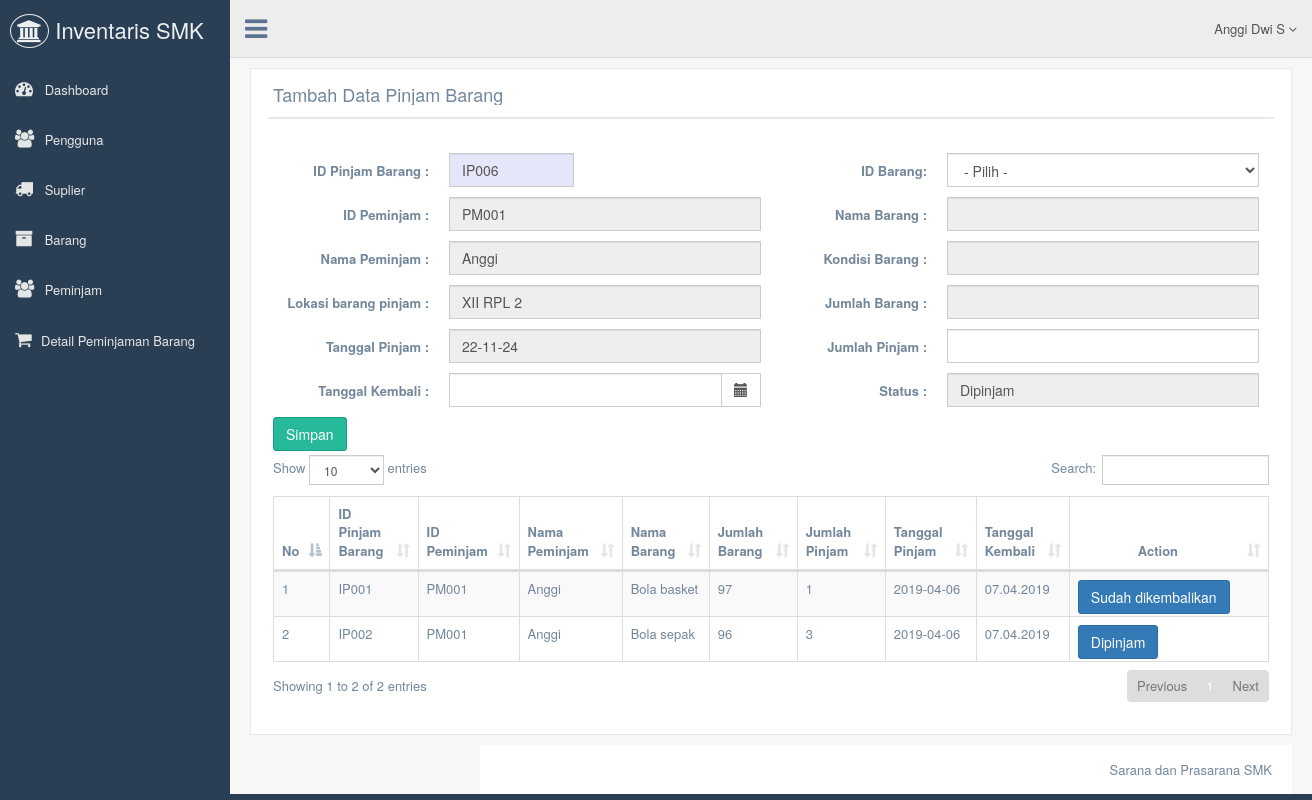
The page /view/pinjam barang/tambah.php?id_peminjam=PM001 (signed in) on the database its author committed.
### tables this page shows
CREATE TABLE IF NOT EXISTS `peminjam` (
  `id_peminjam` char(15) NOT NULL,
  `nama_peminjam` varchar(100) NOT NULL,
  `no_tlp` char(15) NOT NULL,
  `lokasi` char(50) NOT NULL,
  PRIMARY KEY (`id_peminjam`)
);

CREATE TABLE IF NOT EXISTS `detail_pinjam_barang` (
  `id_detail` char(25) NOT NULL,
  `id_pinjam` char(25) NOT NULL,
  `id_peminjam` char(15) NOT NULL,
  `id_barang` char(25) NOT NULL,
  `jumlah` int(11) NOT NULL,
  PRIMARY KEY (`id_detail`)
);

CREATE TABLE IF NOT EXISTS `barang` (
  `id_barang` char(15) NOT NULL,
  `nama_barang` char(50) NOT NULL,
  `spesifikasi` char(50) NOT NULL,
  `lokasi` char(50) NOT NULL,
  `kondisi` char(50) NOT NULL,
  `jumlah_barang` int(11) NOT NULL,
  `sumber_dana` char(50) NOT NULL,
  PRIMARY KEY (`id_barang`)
);

CREATE TABLE IF NOT EXISTS `pinjam_barang` (
  `id_pinjam` char(25) NOT NULL,
  `id_peminjam` char(25) NOT NULL,
  `tgl_pinjam` date NOT NULL,
  `tgl_kembali` char(25) NOT NULL,
  `status` char(25) NOT NULL,
  PRIMARY KEY (`id_pinjam`)
);

### view/pinjam barang/tambah.php (the view, shortened to what this page needs)
<?php
  include'../koneksi/config.php';
?>
<!DOCTYPE html>
<html lang="en">
  <head>
    <link href="../../vendors/bootstrap/dist/css/bootstrap.min.css" rel="stylesheet">
    <link href="../../vendors/font-awesome/css/font-awesome.min.css" rel="stylesheet">
    <link href="../../vendors/nprogress/nprogress.css" rel="stylesheet">
    <link href="../../vendors/malihu-custom-scrollbar-plugin/jquery.mCustomScrollbar.min.css" rel="stylesheet"/>
    <link href="../../vendors/bootstrap-daterangepicker/daterangepicker.css" rel="stylesheet">
    <link href="../../vendors/bootstrap-datetimepicker/build/css/bootstrap-datetimepicker.css" rel="stylesheet">
    <link href="../../vendors/datatables.net-bs/css/dataTables.bootstrap.min.css" rel="stylesheet">
    <link href="../../vendors/datatables.net-buttons-bs/css/buttons.bootstrap.min.css" rel="stylesheet">
    <link href="../../vendors/datatables.net-fixedheader-bs/css/fixedHeader.bootstrap.min.css" rel="stylesheet">
    <link href="../../vendors/datatables.net-responsive-bs/css/responsive.bootstrap.min.css" rel="stylesheet">
    <link href="../../vendors/datatables.net-scroller-bs/css/scroller.bootstrap.min.css" rel="stylesheet">
    <link href="../../build/css/custom.min.css" rel="stylesheet">
  </head>
  <body class="nav-md">
          <?php
            include'../menu/menu.php';
          ?>
        <div class="right_col" role="main">
          <div class="">
            <div class="row">
              <div class="col-md-12 col-xs-12">
                <div class="x_panel">
                  <div class="x_title">
                    <h2>Tambah Data Pinjam Barang</h2>
                    <div class="clearfix"></div>
                  </div>
                  <div class="x_content">
                    <br />
                 <?php
                  $sql = mysqli_query($db, "SELECT MAX(id_pinjam)as newid FROM pinjam_barang");
                  $data = mysqli_fetch_array($sql);
                  $kode = $data['newid'];
                  $no = (int) substr($kode, 2);
                  $no++;
                  $char = 'IP';
                  $newid = $char.sprintf("%003s",$no);
                  $id_peminjam   = $_GET['id_peminjam'];
                $query2 = "SELECT * FROM peminjam
                       WHERE id_peminjam='$id_peminjam'";
                $sql  = mysqli_query($db, $query2);
                $data   = mysqli_fetch_array($sql);
                ?>
                    <form action="p_simpan.php" method="POST" class="form-horizontal form-label-left input_mask">
                      <div class="form-group">
                        <label class="control-label col-md-2 col-sm-3 col-xs-12">ID Pinjam Barang :</label>
                        <div class="col-md-4 col-sm-9 col-xs-12">
                          <input name="id_pinjam" type="text" value="<?php echo $newid ?>" required readonly class="form-control" style="background-color: #e6e6fa; width: 40%;">
                        </div>
                      <label class="control-label col-md-2 col-sm-3 col-xs-12">ID Barang:</label>
                        <div class="col-md-4 col-sm-9 col-xs-12">
                          <select onchange="cek_database()" name="id_barang" id="id_barang" class="form-control">
                            <option value='' selected>- Pilih -</option>
                          </select>
                        </div>
                        </div>
                        <div class="form-group">
                        <label class="control-label col-md-2 col-sm-3 col-xs-12">ID Peminjam :</label>
                        <div class="col-md-4 col-sm-9 col-xs-12">
                          <input type="text" name="id_peminjam" value="<?php echo$data['id_peminjam']?>" readonly required class="form-control">
                        </div>
                        <label class="control-label col-md-2 col-sm-3 col-xs-12">Nama Barang :</label>
                        <div class="col-md-4 col-sm-9 col-xs-12">
                          <input type="text" name="nama_barang" id="nama_barang" readonly required class="form-control">
                      </div>
                      </div>
                      <div class="form-group">
                       <label class="control-label col-md-2 col-sm-3 col-xs-12">Nama Peminjam :</label>
                        <div class="col-md-4 col-sm-9 col-xs-12">
                          <input type="text" value="<?php echo $data['nama_peminjam']?>" readonly required class="form-control">
                        </div>
                        <label class="control-label col-md-2 col-sm-3 col-xs-12">Kondisi Barang :</label>
                        <div class="col-md-4 col-sm-9 col-xs-12">
                          <input type="text" id="kondisi" readonly required class="form-control">
                        </div>
                      </div>
                      <div class="form-group">
                       <label class="control-label col-md-2 col-sm-3 col-xs-12">Lokasi barang pinjam :</label>
                        <div class="col-md-4 col-sm-9 col-xs-12">
                          <input type="text" value="<?php echo $data['lokasi']?>" readonly required class="form-control">
                        </div>
                        <label class="control-label col-md-2 col-sm-3 col-xs-12">Jumlah Barang :</label>
                        <div class="col-md-4 col-sm-9 col-xs-12">
                          <input type="text" id="jumlah_barang" readonly required class="form-control">
                        </div>
                      </div>
                      <div class="form-group">
                        <label class="control-label col-md-2 col-sm-3 col-xs-12">Tanggal Pinjam :</label>
                        <div class="col-md-4 col-sm-9 col-xs-12">
                          <input type="text" class="form-control" name="tgl_pinjam" value="<?= date('y-m-d')?>" required readonly>
                        </div>
                      <label class="control-label col-md-2 col-sm-3 col-xs-12">Jumlah Pinjam :</label>
                        <div class="col-md-4 col-sm-9 col-xs-12">
                          <input type="number" min="1" name="jumlah" required class="form-control">
                        </div>
                    </div>
                      <div class="form-group">
                        <label class="control-label col-md-2 col-sm-3 col-xs-12">Tanggal Kembali :</label>
                        <div class="col-md-4 col-sm-9 col-xs-12">
                           <div class='input-group date' id='myDatepicker3'>
                            <input type='text' name="tgl_kembali" class="form-control" readonly="readonly" style="background-color: white;" />
                            <span class="input-group-addon">
                               <span class="glyphicon glyphicon-calendar"></span>
                            </span>
                        </div>
                        </div>
                        <label class="control-label col-md-2 col-sm-3 col-xs-12">Status :</label>
                        <div class="col-md-4 col-sm-9 col-xs-12">
                          <input type="text" name="status" class="form-control" readonly value="<?php echo 'Dipinjam'?>" required>
                      </div>
                        <div class="form-group">
                          <button type="submit" class="btn btn-success" name="simpan" style="margin-right: 955px;">Simpan</button>
                      </div>
              </form>
                                  <table id="datatable" class="table table-striped table-bordered">
                      <thead>
                        <tr>
                          <th>No</th>
                          <th>ID Pinjam Barang</th>
                          <th>ID Peminjam</th>
                          <th>Nama Peminjam</th>
                          <th>Nama Barang</th>
                          <th>Jumlah Barang</th>
                          <th>Jumlah Pinjam</th>
                          <th>Tanggal Pinjam</th>
                          <th>Tanggal Kembali</th>
                          <th width="160"><center>Action</center></th>
                        </tr>
                      </thead>
                      <tbody>
<?php
$sql  = "SELECT * FROM pinjam_barang
    INNER JOIN peminjam on pinjam_barang.id_peminjam = peminjam.id_peminjam
    INNER JOIN detail_pinjam_barang on pinjam_barang.id_pinjam = detail_pinjam_barang.id_pinjam
    INNER JOIN barang on detail_pinjam_barang.id_barang = barang.id_barang WHERE peminjam.id_peminjam = '$id_peminjam'";
$query = mysqli_query($db, $sql);
$no = 1;
  while ($data=mysqli_fetch_array($query)){
?>
                 <tr>
                          <td><?php echo $no ?></td>
                          <td><?php echo $data['id_pinjam']?></td>
                          <td><?php echo $data['id_peminjam']?></td>
                          <td><?php echo $data['nama_peminjam']?></td>
                          <td><?php echo $data['nama_barang']?></td>
                          <td><?php echo $data['jumlah_barang']?></td>
                          <td><?php echo $data['jumlah']?></td>
                          <td><?php echo $data['tgl_pinjam']?></td>
                          <td><?php echo $data['tgl_kembali']?></td>
                          <td><a href="pengembalian.php?id_pinjam=<?php echo $data['id_pinjam'] ?>" class="btn btn-primary"><?php echo $data['status']?></td>
                        </tr>
                        <?php
                              $no++;
                          }
                        ?>
                      </tbody>
                    </table>
                  </div>
                </div>
              </div>
            </div>
          </div>
        </div>
        <footer>
         <div class="pull-right">
            Sarana dan Prasarana SMK
          </div>
          <div class="clearfix"></div>
        </footer>
  </body>
</html>

### rows shown on the page
peminjam: id_peminjam "PM001", nama_peminjam "Anggi", lokasi "XII RPL 2"
detail_pinjam_barang: id_pinjam "IP001", id_peminjam "PM001", id_peminjam.nama_peminjam "Anggi", id_barang.nama_barang "Bola basket", id_barang.jumlah_barang "97", jumlah "1", id_pinjam.tgl_pinjam "2019-04-06", id_pinjam.tgl_kembali "07.04.2019", id_pinjam.status "Sudah dikembalikan"
detail_pinjam_barang: id_pinjam "IP002", id_peminjam "PM001", id_peminjam.nama_peminjam "Anggi", id_barang.nama_barang "Bola sepak", id_barang.jumlah_barang "96", jumlah "3", id_pinjam.tgl_pinjam "2019-04-06", id_pinjam.tgl_kembali "07.04.2019", id_pinjam.status "Dipinjam"

### other values the page prints
$_SESSION['nama'] "Anggi Dwi S"
